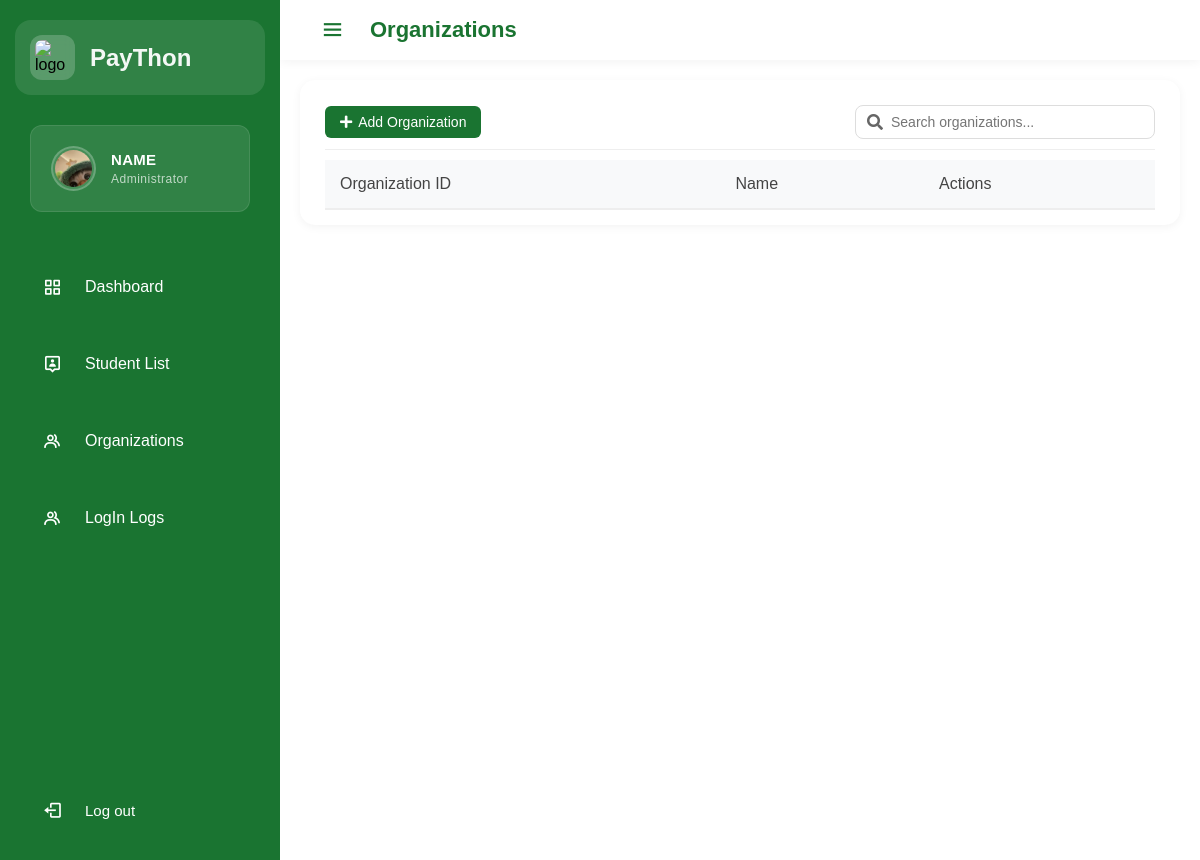
/admin_organizations.php, run on an earlier commit of the app's database.
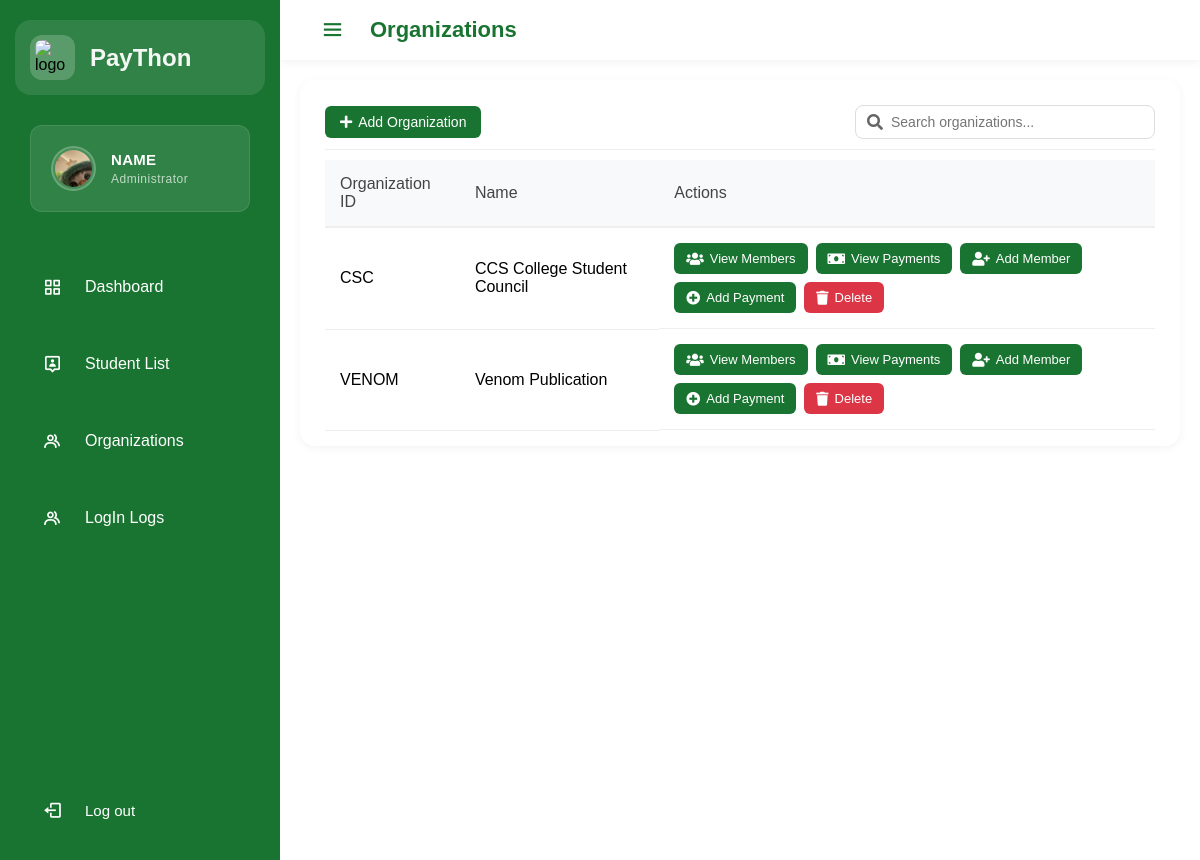
And on a later commit of the database.
### tables this page shows
CREATE TABLE `organizations` (
  `OrganizationID` varchar(100) NOT NULL,
  `OrgName` varchar(255) NOT NULL
);

### admin_organizations.php (the view, shortened to what this page needs)
<?php
require_once 'classes/Organization.php';
value: try {
    $host = 'localhost';
    $dbname = 'pms1';
    $username = 'root';
    $password = '';
    $conn = new mysqli($host, $username, $password, $dbname);
    $sql = "SELECT OrganizationID as org_id, OrgName as name FROM organizations";
    $result = $conn->query($sql);
    $organizations = [];
    if ($result->num_rows > 0) {
        while($row = $result->fetch_assoc()) {
            $organizations[] = [
                'id' => $row['org_id'],
                'org_id' => $row['org_id'],
                'name' => $row['name']
            ];
        }
    }
} catch (Exception $e) {
    error_log("Database error: " . $e->getMessage());
    die("An error occurred. Please try again later.");
}
?>
<!DOCTYPE html>
<html lang="en">
<head>
    <link rel="stylesheet" href="css/navbar.css">
    <link rel="stylesheet" href="css/organizations.css">
    <link rel="stylesheet" href="css/table.css">
    <link href='https://unpkg.com/boxicons@2.0.7/css/boxicons.min.css' rel='stylesheet'>
    <link rel="stylesheet" href="https://cdnjs.cloudflare.com/ajax/libs/font-awesome/5.15.4/css/all.min.css">
</head>
<body>
    <?php include 'navbar.php'; ?>
    <section class="home-section">
        <div class="home-content">
            <div class="content-wrapper">
                <div class="content-header">
                    <div class="header-actions">
                        <button id="add-org-btn" class="btn">
                            <i class="fas fa-plus"></i> Add Organization
                        </button>
                        <div class="search-container">
                            <input type="text" id="searchInput" placeholder="Search organizations...">
                            <i class="fas fa-search search-icon"></i>
                        </div>
                    </div>
                </div>
                <table id="org-table">
                    <thead>
                        <tr>
                            <th>Organization ID</th>
                            <th>Name</th>
                            <th>Actions</th>
                        </tr>
                    </thead>
                    <tbody>
                        <?php foreach ($organizations as $org): ?>
                        <tr>
                            <td><?php echo htmlspecialchars($org['org_id']); ?></td>
                            <td><?php echo htmlspecialchars($org['name']); ?></td>
                            <td class="actions">
                                <button class="btn view-members-btn" data-id="<?php echo htmlspecialchars($org['org_id']); ?>" data-name="<?php echo htmlspecialchars($org['name']); ?>">
                                    <i class="fas fa-users"></i> View Members
                                </button>
                                <button class="btn view-payments-btn" data-id="<?php echo htmlspecialchars($org['org_id']); ?>" data-name="<?php echo htmlspecialchars($org['name']); ?>">
                                    <i class="fas fa-money-bill"></i> View Payments
                                </button>
                                <button class="btn add-member-btn" data-id="<?php echo $org['id']; ?>" data-name="<?php echo htmlspecialchars($org['name']); ?>">
                                    <i class="fas fa-user-plus"></i> Add Member
                                </button>
                                <button class="btn add-payment-btn" data-id="<?php echo $org['id']; ?>" data-name="<?php echo htmlspecialchars($org['name']); ?>">
                                    <i class="fas fa-plus-circle"></i> Add Payment
                                </button>
                                <button class="btn btn-danger delete-org-btn" data-id="<?php echo htmlspecialchars($org['org_id']); ?>">
                                    <i class="fas fa-trash"></i> Delete
                                </button>
                            </td>
                        </tr>
                        <?php endforeach; ?>
                    </tbody>
                </table>
            </div>
        </div>
    </section>
</body>
</html>

What changed in the data, as far as the page shows it:
added organizations: OrganizationID "CSC", OrgName "CCS College Student Council"
added organizations: OrganizationID "VENOM", OrgName "Venom Publication"
